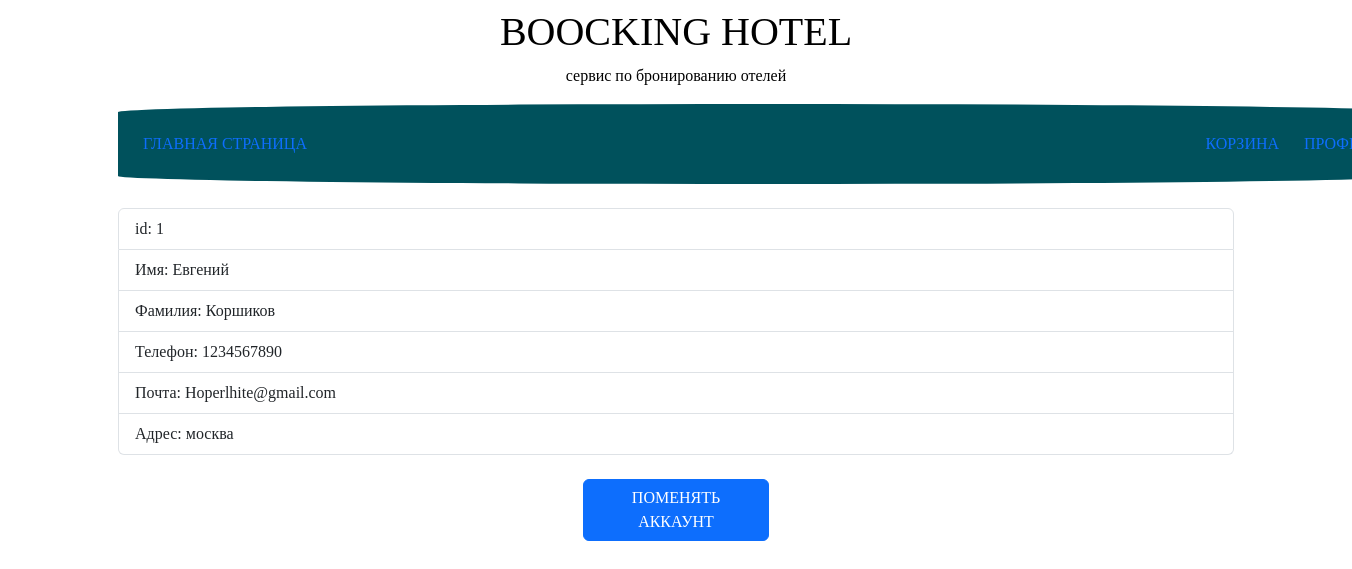
The app's page /profile/1 with its own data.
### models.py (models this page shows)
class Customer(SQLModel, table=True):
    id: Optional[int] = Field(default=None, primary_key=True)
    first_name: str
    second_name: str
    phone: str
    email: str
    password: str
    address: str

### main.py (the view)
@app.get('/profile/{cust_id}', response_model=Customer, tags=['Pages'])
async def get_profile(request: Request, cust_id: int):
    statement = select(Customer).where(Customer.id == cust_id)
    result = session.exec(statement).first()
    if result == None:
        raise HTTPException(status_code=status.HTTP_404_NOT_FOUND)
    return templates.TemplateResponse(
        request=request,
        name='profile.html',
        context={
            'id': result.id,
            'first_name': result.first_name,
            'second_name': result.second_name,
            'phone': result.phone,
            'email': result.email,
            'address': result.address
        }
    )

### templates/profile.html (shortened to what this page needs)
<!DOCTYPE html>
<html lang="en">
<head>
    <link href="https://cdn.jsdelivr.net/npm/bootstrap@5.3.3/dist/css/bootstrap.min.css" rel="stylesheet"
>
</head></head>
</head>
<body>
<!DOCTYPE html>
<html>
<head>
</head>
<body>
    <div class="center-text">
        <h1>BOOCKING HOTEL</h1>
        <p>сервис по бронированию отелей</p>
    </div>
</body>
</html>
    <div class="container">
        <div style='width: 1300px;
        height: 80px;
        border-radius: 50%/10%;
        position: relative; ;background-color: #00515c;background-size: cover; background-position: center; display: flex; justify-content: space-between; align-items: center; padding: 25px;' class="header">
            <div class="center">
                <a href="{{ url_for('get_all_hotel') }}">ГЛАВНАЯ СТРАНИЦА</a>
            </div>
            <div style="width: 200px; display: flex; justify-content: space-around;" class="right">
                <a href="{{ url_for('get_cart_page') }}">КОРЗИНА</a>
                <a href="{{ url_for('get_login_page') }}">ПРОФИЛЬ</a>
            </div>
        </div>
        <br>
        {%block body%}
        <ul class="list-group">
            <li class="list-group-item">id: {{id}}</li>
            <li class="list-group-item">Имя: {{first_name}}</li>
            <li class="list-group-item">Фамилия: {{second_name}}</li>
            <li class="list-group-item">Телефон: {{phone}}</li>
            <li class="list-group-item">Почта: {{email}}</li>
            <li class="list-group-item">Адрес: {{address}}</li>
        </ul>
        {% endblock %}
        <br>
        <div class="d-grid gap-5 col-2 mx-auto">
            <a class="btn btn-primary" href="{{ url_for('switch_account') }}">ПОМЕНЯТЬ АККАУНТ</a>
        </div>
    </div>
</body>
</html>

### templates/profile.html (style rules this page uses)
a { text-decoration: none; }
body { font-family: "Uni Sans"; color: black; }
body { background-image: url(https://i.yapx.ru/XgCru.png); }
.center-text { text-align: center; font-family: Uni Sans; }

### records on screen
Customer: first_name "Евгений", second_name "Коршиков", phone "1234567890", email "Hoperlhite@gmail.com", address "москва"

### other values on screen
{{ id }} "1"
